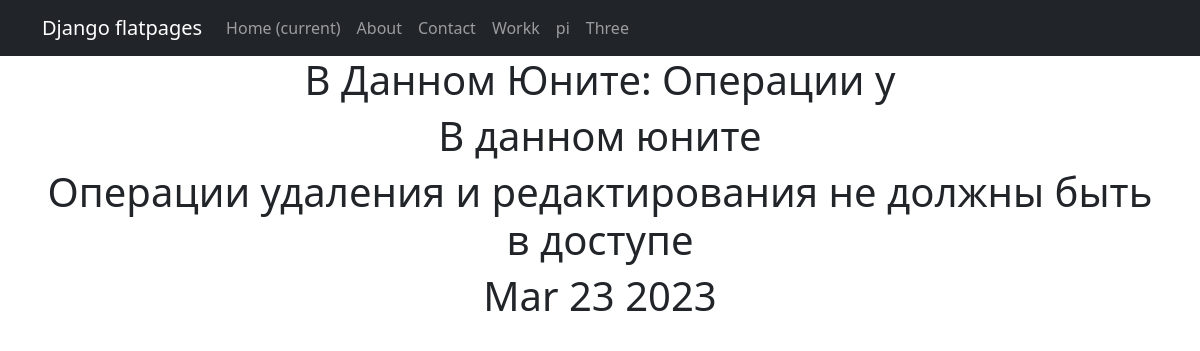
/new/5, run on the app's committed database.
### new/models.py (models this page shows, shortened)
class Post(models.Model):
    artic = 'AR'
    news = 'NE'
    TYP = [
        (artic, 'Статья'),
        (news, 'Новость'),
    ]
    author = models.ForeignKey(Author, on_delete=models.CASCADE)
    typ = models.CharField(max_length=2, choices=TYP)
    time_in = models.DateTimeField(auto_now_add=True)
    title = models.CharField(max_length=255)
    text = models.TextField()
    reit_post = models.IntegerField(default=0)
    likes = models.IntegerField(default=0)
    dislikes = models.IntegerField(default=0)
    Category_post = models.ManyToManyField(Category, through='PostCategory')
    def __str__(self):
        return f'{self.title.title()}: {self.text[:10]}'

### new/views.py (the view)
# urls.py: path('<int:pk>', PostDetail.as_view(), name='post_detail'),
class PostDetail(DetailView):
    model = Post
    template_name = 'post.html'
    context_object_name = 'post'

### templates/post.html (shortened to what this page needs)
{% extends 'flatpages/default.html' %}
{% block content %}
<h1>{{ post }}</h1>
<h1>{{ post.title }}</h1>
<h1>{{ post.text }}</h1>
<h1>{{ post.time_in|date:'M d Y' }}</h1>
{% endblock content %}

### data on the page
Post: title+text "В Данном Юните: Операции у", title "В данном юните", text "Операции удаления и редактирования не должны быть в доступе", time_in "Mar 23 2023"
